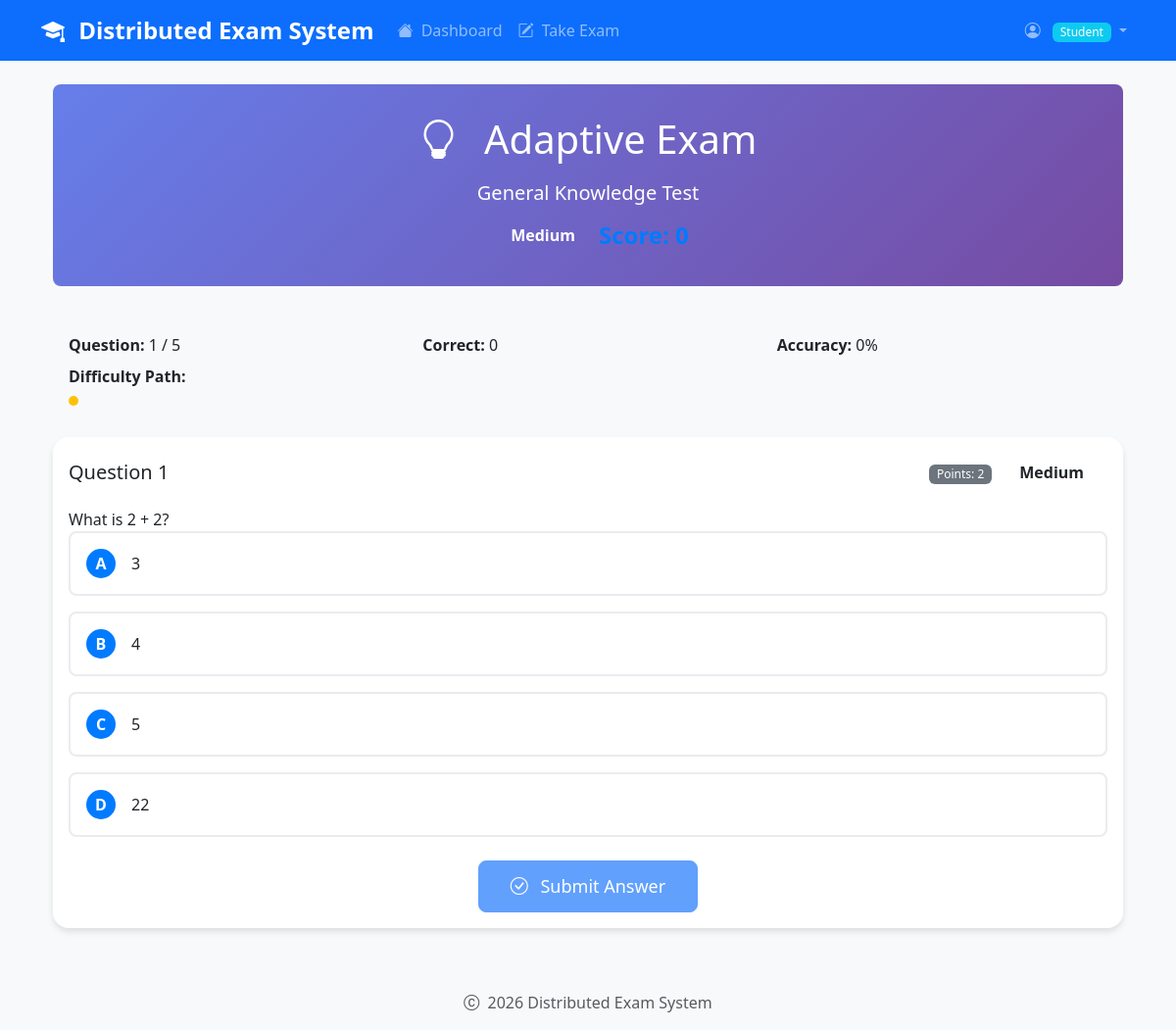
Page /adaptive/start_exam/1 (signed in) on the committed database.
### app/models.py (models this page shows, shortened)
class Exam(db.Model):
    __tablename__ = 'exams'
    id = db.Column(db.Integer, primary_key=True)
    title = db.Column(db.String(200), nullable=False)
    duration = db.Column(db.Integer, nullable=False)  # Duration in minutes
    created_at = db.Column(db.DateTime, default=datetime.utcnow)
    is_active = db.Column(db.Boolean, default=True)
    questions = db.relationship('Question', backref='exam', lazy=True, cascade='all, delete-orphan')
    responses = db.relationship('Response', backref='exam', lazy=True)

class Question(db.Model):
    __tablename__ = 'questions'
    id = db.Column(db.Integer, primary_key=True)
    exam_id = db.Column(db.Integer, db.ForeignKey('exams.id'), nullable=False)
    text = db.Column(db.Text, nullable=False)
    option1 = db.Column(db.Text, nullable=False)
    option2 = db.Column(db.Text, nullable=False)
    option3 = db.Column(db.Text, nullable=False)
    option4 = db.Column(db.Text, nullable=False)
    correct_answer = db.Column(db.String(1), nullable=False)  # 'A', 'B', 'C', or 'D'
    difficulty = db.Column(db.Integer, default=2)  # 1=Easy, 2=Medium, 3=Hard
    created_at = db.Column(db.DateTime, default=datetime.utcnow)
    def get_options(self):
        return {
            'A': self.option1,
            'B': self.option2,
            'C': self.option3,
            'D': self.option4
        }
    def get_difficulty_name(self):
        difficulty_map = {
            1: 'Easy',
            2: 'Medium',
            3: 'Hard'
        }
        return difficulty_map.get(self.difficulty, 'Unknown')
    def get_score_weight(self):
        weight_map = {
            1: 1,  # Easy = 1 point
            2: 2,  # Medium = 2 points
            3: 3   # Hard = 3 points
        }
        return weight_map.get(self.difficulty, 2)

### app/adaptive_routes.py (the view)
@adaptive_bp.route('/start_exam/<int:exam_id>')
@login_required
def start_adaptive_exam(exam_id):
    try:
        exam = Exam.query.get(exam_id)
        if not exam:
            return jsonify({'error': 'Exam not found'}), 404
        questions = Question.query.filter_by(exam_id=exam_id).all()
        if not questions:
            return jsonify({'error': 'Exam has no questions'}), 400
        session_state = adaptive_service.initialize_adaptive_session(exam_id, current_user.id)
        first_question_result = adaptive_service.get_first_question(exam_id)
        if not first_question_result.get('success'):
            return jsonify(first_question_result), 500
        return render_template('adaptive_exam.html',
                             exam=exam,
                             first_question=first_question_result['question'],
                             current_difficulty=first_question_result['current_difficulty'],
                             difficulty_name=first_question_result['difficulty_name'],
                             total_questions=first_question_result['total_questions'])
    except Exception as e:
        logger.error(f"Error starting adaptive exam: {e}")
        return jsonify({'error': 'Failed to start adaptive exam'}), 500

### app/adaptive_service.py (called while the page is built)
    def get_session_state(self) -> Optional[Dict]:
        return session.get('adaptive_exam')

    def update_session_state(self, updates: Dict):
        current_state = self.get_session_state()
        if current_state:
            current_state.update(updates)
            session['adaptive_exam'] = current_state

### app/models.py (called while the page is built)
    def is_admin(self):
        return self.role == 'admin'

### app/routes.py (called while the page is built)
@login_manager.user_loader
def load_user(user_id):
    return User.query.get(int(user_id))

### app/templates/adaptive_exam.html (shortened to what this page needs)
{% extends "base.html" %}
{% block content %}
<div class="container">
    <div class="adaptive-header">
        <h1 class="mb-3">
            <i class="bi bi-lightbulb me-3"></i>
            Adaptive Exam
        </h1>
        <p class="lead mb-2">{{ exam.title }}</p>
        <div class="d-flex justify-content-center align-items-center flex-wrap">
            <span class="difficulty-indicator difficulty-{{ current_difficulty|lower }}" id="difficultyIndicator">
                {{ difficulty_name }}
            </span>
            <span class="score-display" id="scoreDisplay">Score: 0</span>
        </div>
    </div>
    <div class="progress-info">
        <div class="row">
            <div class="col-md-4">
                <strong>Question:</strong> <span id="questionIndex">1</span> / {{ total_questions }}
            </div>
            <div class="col-md-4">
                <strong>Correct:</strong> <span id="correctCount">0</span>
            </div>
            <div class="col-md-4">
                <strong>Accuracy:</strong> <span id="accuracyDisplay">0%</span>
            </div>
        </div>
        <div class="mt-2">
            <strong>Difficulty Path:</strong>
            <div class="difficulty-history" id="difficultyHistory">
                <div class="difficulty-dot medium"></div>
            </div>
        </div>
    </div>
    <div class="card question-card" id="questionCard">
        <div class="card-body">
            <div class="d-flex justify-content-between align-items-center mb-3">
                <h5 class="card-title mb-0">
                    Question <span id="currentQuestionNumber">1</span>
                </h5>
                <div>
                    <span class="badge bg-secondary">Points: <span id="questionPoints">2</span></span>
                    <span class="difficulty-indicator difficulty-{{ current_difficulty|lower }} ms-2" id="currentDifficulty">
                        {{ difficulty_name }}
                    </span>
                </div>
            </div>
            <div class="question-text" id="questionText">
                {{ first_question.text }}
            </div>
            <div class="options-container" id="optionsContainer">
                {% for option_letter, option_text in first_question.options.items() %}
                <div class="option-card" data-option="{{ option_letter }}" onclick="selectOption('{{ option_letter }}')">
                    <div class="d-flex align-items-center">
                        <span class="option-letter">{{ option_letter }}</span>
                        <span class="option-text">{{ option_text }}</span>
                    </div>
                </div>
                {% endfor %}
            </div>
            <div class="text-center mt-4">
                <button class="btn btn-primary btn-lg" id="submitBtn" onclick="submitAnswer()" disabled>
                    <i class="bi bi-check-circle me-2"></i>
                    Submit Answer
                </button>
            </div>
        </div>
    </div>
</div>
{% endblock %}

### app/static/css/style.css (style rules this page uses)
body { font-family: 'Segoe UI', Tahoma, Geneva, Verdana, sans-serif; background-color: #f8f9fa; }
.card { border: none; border-radius: 0.75rem; box-shadow: 0 0.125rem 0.25rem rgba(0, 0, 0, 0.075); transition: box-shadow 0.15s ease-in-out; }
.btn { border-radius: 0.5rem; font-weight: 500; transition: all 0.2s ease-in-out; }
.btn-lg { padding: 0.75rem 2rem; font-size: 1.125rem; }
.badge { font-weight: 500; }
.question-card { margin-bottom: 2rem; border-left: 4px solid #0d6efd; transition: all 0.3s ease; }

### app/templates/adaptive_exam.html (style rules this page uses)
.adaptive-header { background: linear-gradient(135deg, #667eea 0%, #764ba2 100%); color: white; padding: 2rem 0; margin-bottom: 2rem; border-radius: 0.5rem; text-align: center; }
.difficulty-indicator { display: inline-block; padding: 0.5rem 1rem; border-radius: 2rem; font-weight: bold; margin: 0 0.5rem; }
.question-card { border: none; border-radius: 1rem; box-shadow: 0 4px 6px rgba(0, 0, 0, 0.1); transition: transform 0.3s ease; margin-bottom: 2rem; }
.option-card { border: 2px solid #e9ecef; border-radius: 0.5rem; padding: 1rem; margin-bottom: 1rem; cursor: pointer; transition: all 0.3s ease; }
.option-letter { display: inline-block; width: 30px; height: 30px; border-radius: 50%; background-color: #007bff; color: white; text-align: center; line-height: 30px; font-weight: bold; margin-right: 1rem; }
.score-display { font-size: 1.5rem; font-weight: bold; color: #007bff; }
.progress-info { background-color: #f8f9fa; padding: 1rem; border-radius: 0.5rem; margin-bottom: 1rem; }
.difficulty-history { display: flex; gap: 0.25rem; margin-top: 0.5rem; }
.difficulty-dot { width: 10px; height: 10px; border-radius: 50%; background-color: #6c757d; }
.difficulty-dot.medium { background-color: #ffc107; }

### rows in the picture
Exam: title "General Knowledge Test"
Question: text "What is 2 + 2?", option_letter "D", option4 "22"

### other values in the picture
{{ difficulty_name }} "Medium"
{{ total_questions }} "5"
{{ option_letter }} "A" "B" "C"
{{ option_text }} "3" "4" "5"
